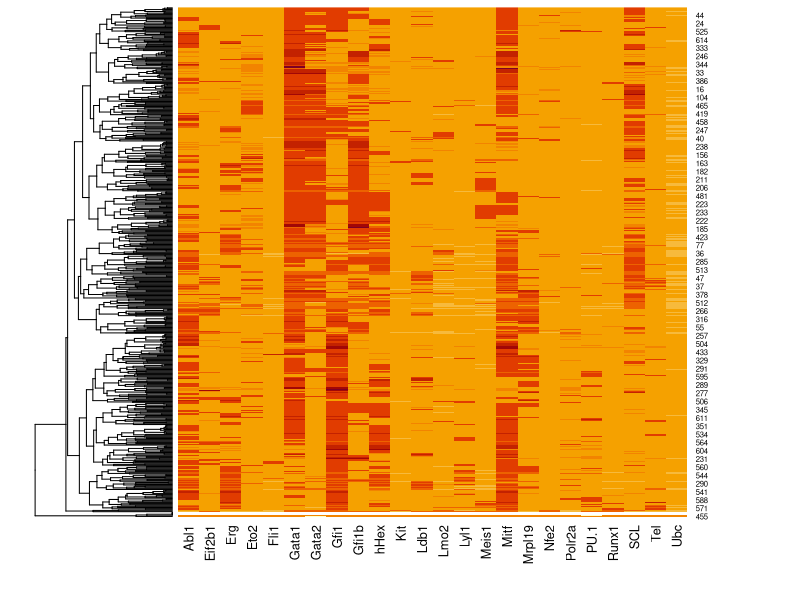
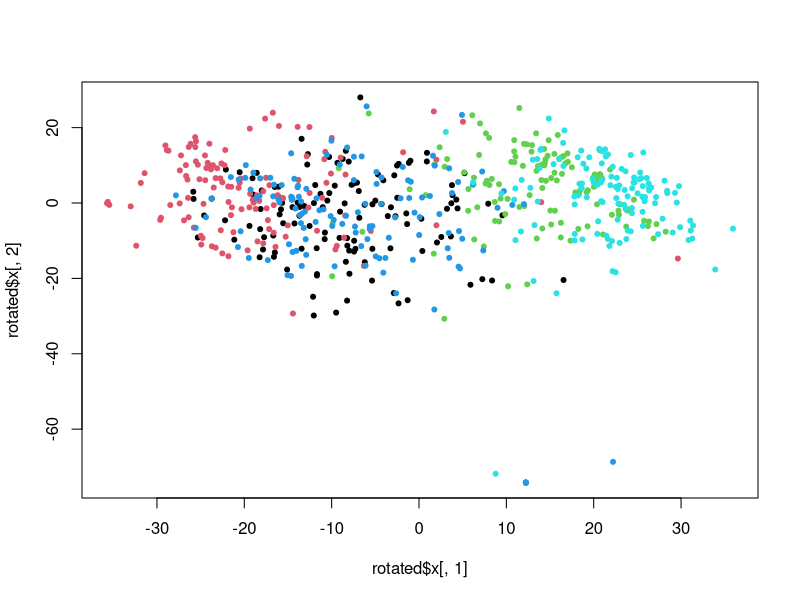

Recreate these plots in R, in order.
## Machine learning techniques on Victoria Moignard data 
## https://www.sciencedirect.com/science/article/pii/S1079979613001587?via%3Dihub

library(MASS)     ## performs LDA
library(caret)
library(dplyr)
library(e1071)    ## necessary to load caret lda

data <- read.csv("../data/NIHMS53736-supplement-9.csv")

input <- data
input[,1] <- sapply(as.character(input[,"Cell"]),
                 function(x) substr(x,1,nchar(x)-3))
input[,1] <- as.factor(input[,1])
head(input)

## Hierarchical clustering heatmap
heatmap(as.matrix(input[,-1]),Colv = NA)

#############################################################################
## performing lda using caret

## Create data partition
train <- createDataPartition(input[,"Cell"],p = 0.8,list = FALSE)

## Using caret to perform lda and to get confusion matrix
## perform lad
lda.fit <- train(Cell~.,data=input,subset=train,method="lda")
head(lda.fit$resample)

## perform prediction
lda.prediction <- predict(lda.fit,newdata = input[-train,])
lda.prediction[1:10]

## calculate confusion matrix
confusion.m <- confusionMatrix(lda.prediction,input$Cell[-train])
confusion.m$byClass

############################################################################
## performing iteration over technique using trainControl
## 10 repeats and nfold = 5
fitControl <- trainControl(method = "repeatedcv",repeats = 10,number = 5)
lda.fit <- train(Cell~.,data=input,subset=train,
                 method="lda",
                 trControl=fitControl) ## definition of the iteration
                 
head(lda.fit$resample)  ## accuracy results for every simulation
lda.fit$results    ## mean and sd values for accuracy and kappa

###########################################################################
## PCA preprocessing using caret
lda.fit <- train(Cell~.,data=input,subset=train,method="lda",preProcess="pca")
lda.prediction <- predict(lda.fit,newdata = input[-train,])
confusion.m <- confusionMatrix(lda.prediction,input$Cell[-train])
confusion.m


############################################################################
## PCA rotation
rotated <- prcomp(input[,-1],rank. = 18)
summary(rotated)

## plotting two principal components
plot(rotated$x[,1],rotated$x[,2],col=input[,"Cell"],pch=20)

names(getModelInfo())
